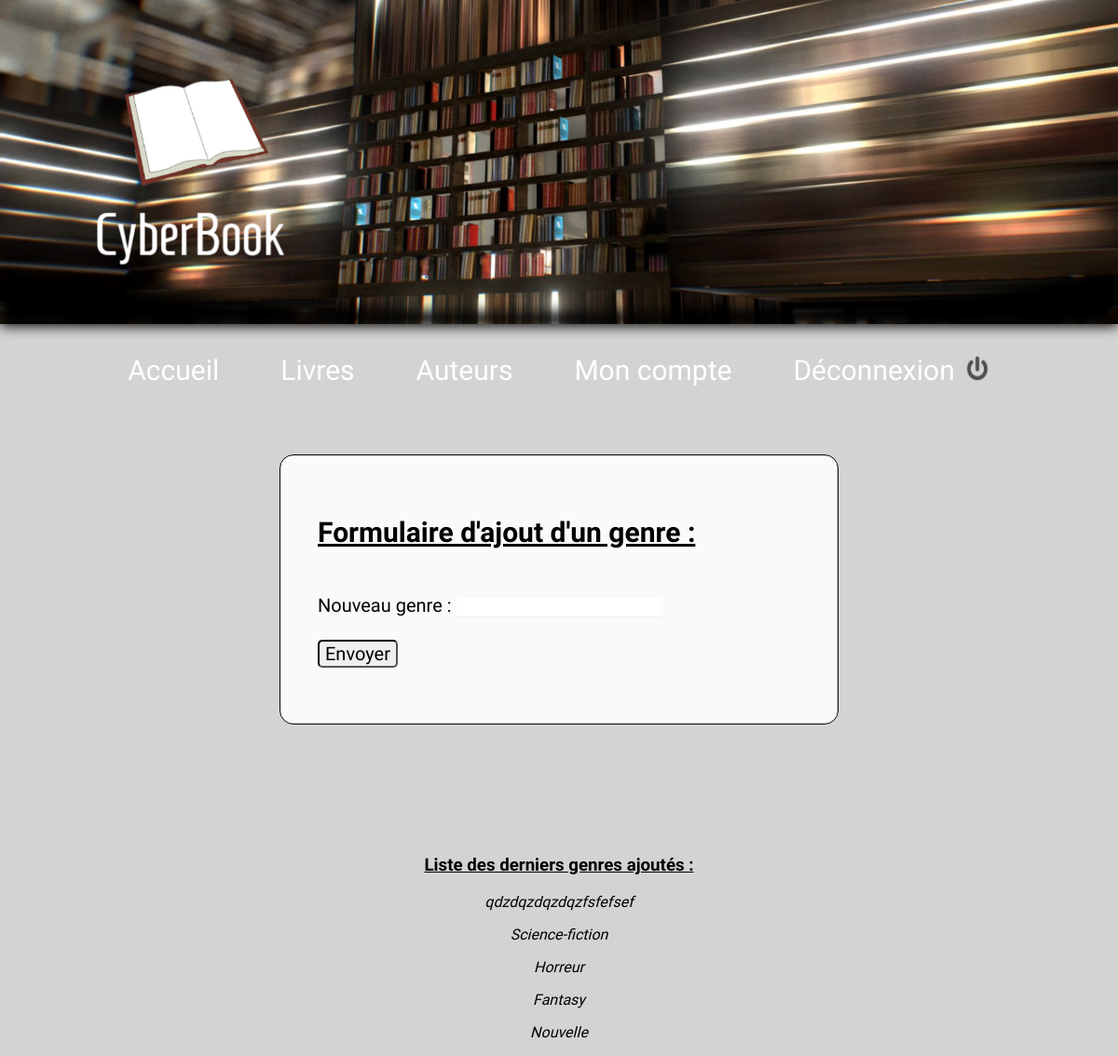
Screenshot of /Ajout_G.php (signed in) with the database file from the repository.
### tables this page shows
CREATE TABLE IF NOT EXISTS `genre` (
  `id` int(11) NOT NULL AUTO_INCREMENT,
  `libelle` varchar(150) NOT NULL,
  PRIMARY KEY (`id`),
  UNIQUE KEY `libelle` (`libelle`)
);

### src/Ajout_G.php (the view, shortened to what this page needs)
<!DOCTYPE html>
<html>
    <head>
    	<link rel="stylesheet" type="text/css" href="css/style_ajout.css">
    </head>
    <body>
    	<?php include "header.php" ?>
    <form class="formulaire" action="Ajout_G_Post.php" onsubmit="return verif()" method="post">
        <p> <h2 style="text-decoration: underline;">Formulaire d'ajout d'un genre : </h2><br>
        <label for="genre">Nouveau genre</label> : <input  class="input" type="text" name="libelle" id="ge" /><br /><br />
        <input style="text-align: center;" class="button" type="submit" value="Envoyer" /><br />
	</p>
    </form>
<section style="text-align: center;">
<h3 style="text-decoration: underline;">Liste des derniers genres ajoutés :</h3>
<?php
include "bdd.php";
$reponse = $bdd->query('SELECT * FROM genre ORDER BY id DESC LIMIT 0, 5');
while ($donnees = $reponse->fetch())
{
	echo '<p><em>' . htmlspecialchars($donnees['libelle']) . '</em></p>';
}
?>
</section>
    </body>
</html>

### src/css/style_ajout.css (style rules this page uses)
.formulaire { border: 1px solid black; border-style: 10px outset; border-radius: 15px; background-color: #fafafa; margin-left: 15em; margin-right: 15em; margin-top: 4.5em; margin-bottom: 7em; padding: 2em; }
.input { border: none; border-bottom: 1px groove; font-size: 15px;; }
form { font-size: 20px; }
.button { font-size: 20px; border-radius: 5px; border-style: inset; }

### src/header.php (style rules this page uses)
body, html { margin: 0 ; padding: 0 ; background-color: #D4D3D3 ; }
* { font-family: 'Homenaje', sans-serif; }

### rows the page displays
genre: libelle "qdzdqzdqzdqzfsfefsef"
genre: libelle "Science-fiction"
genre: libelle "Horreur"
genre: libelle "Fantasy"
genre: libelle "Nouvelle"
